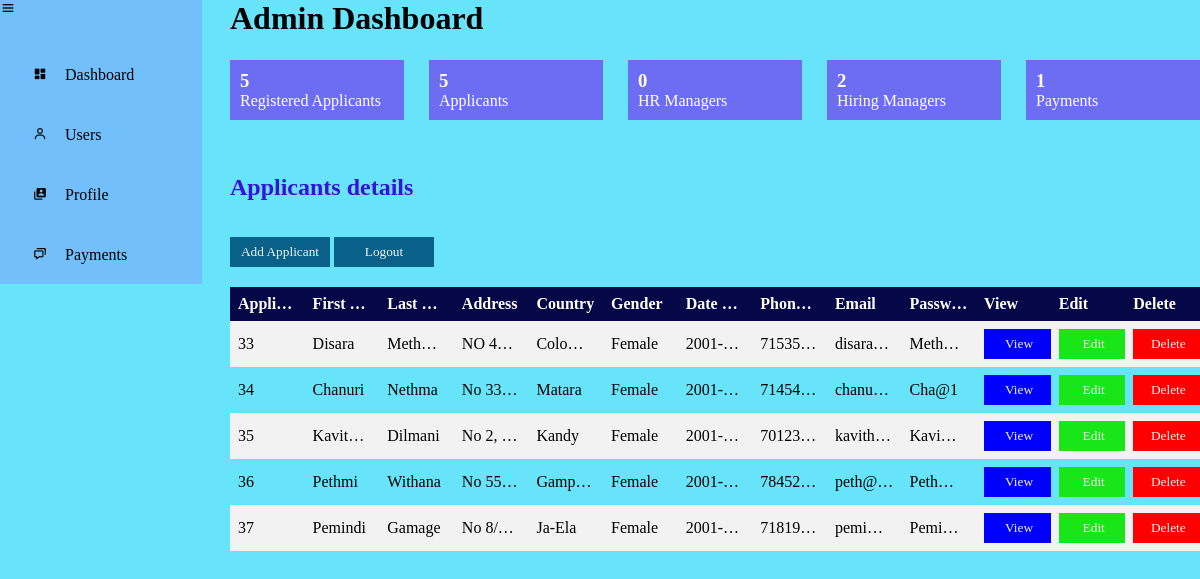
Page /php/admin_page.php on the committed database.
### tables this page shows
CREATE TABLE `applicant` (
  `applicant_id` int(11) NOT NULL,
  `first_name` varchar(20) NOT NULL,
  `last_name` varchar(20) NOT NULL,
  `address` varchar(100) NOT NULL,
  `country` varchar(20) NOT NULL,
  `gender` varchar(10) NOT NULL,
  `dob` date NOT NULL,
  `contact_no` int(10) NOT NULL,
  `email` varchar(50) NOT NULL,
  `password` varchar(10) NOT NULL
);

### php/admin_page.php (the view, shortened to what this page needs)
<?php
include 'config.php';
?>
<!DOCTYPE html>
<head>
        <link rel="stylesheet" href="../css/admin_style.css">
        <link href='https://unpkg.com/boxicons@2.1.4/css/boxicons.min.css' rel='stylesheet'>
</head>
<body>
<div id="admin-menu" >
    <i class='bx bx-menu' id="menu-icon"></i>
        <div class="items">
            <ul>
        <li><i class='bx bxs-dashboard'></i><a href="#" id="dashboard-link">Dashboard</a></li>
            <li><i class='bx bx-user' ></i></i><a href="#">Users</a></li>
            <li><i class='bx bxs-user-account' ></i><a href="admin_profile.html">Profile</a></li>
            <li><i class='bx bx-chat' ></i><a href="admin_payments.php">Payments</a></li>
</ul>
        </div>
<div class="main-content">
<main>
    <header>
  <center>    <h1>Admin Dashboard</h1></center>
    </header>
    <header>
<main>
    <div class="dashboard">
    <div class="box-wrapper">
        <div class="box">
        <?php
    $select_applicants = mysqli_query($conn, "SELECT * FROM `applicant`") or die('Query failed');
    $number_of_applicants = mysqli_num_rows($select_applicants);
?>
<h3><?php echo $number_of_applicants; ?></h3>
<p>Registered Applicants</p>
        </div>
    <div class="box">
    <?php
        $select_applicants = mysqli_query($conn, "SELECT * FROM `applicant`") or die('Query failed');
        $number_of_applicants = mysqli_num_rows($select_applicants);
    ?>
    <h3><?php echo $number_of_applicants; ?></h3>
    <p>Applicants</p>
</div>
<div class="box">
    <?php
        $select_hr_manager = mysqli_query($conn, "SELECT * FROM `employee` WHERE Eposition= 'hr_manager'") or die('query failed');
        $number_of_hr_manager = mysqli_num_rows($select_hr_manager);
    ?>
    <h3><?php echo $number_of_hr_manager; ?></h3>
    <p>HR Managers</p>
</div>
<div class="box">
    <?php
        $select_hiring_manager = mysqli_query($conn, "SELECT * FROM `employee` WHERE Eposition = 'hiring_manager'") or die('query failed');
        $number_of_hiring_manager = mysqli_num_rows($select_hiring_manager);
    ?>
    <h3><?php echo $number_of_hiring_manager; ?></h3>
    <p>Hiring Managers</p>
</div>
<div class="box">
    <?php
        $select_payments = mysqli_query($conn, "SELECT * FROM `payments`") or die('query failed');
        $number_of_payments = mysqli_num_rows($select_payments);
    ?>
    <h3><?php echo $number_of_payments; ?></h3>
    <p>Payments</p>
</div>
</div>
<br><br><br>
<h2>Applicants  details</h2>
<br><br>
<a href="add_applicant.php">
  <input type="button" class="add-button" value="Add Applicant">
</a>
<a href="login.php">
  <input type="button" class="add-button" value="Logout">
</a>
<div id="tbl-wrapper">
  <table id="tbl">
<table id="tbl">
    <tr><th class="col1">Applicant ID</th>
        <th class="col1">First Name</th>
        <th class="col1">Last Name</th>
        <th class="col1">Address</th>
        <th class="col1">Country</th>
        <th class="col1">Gender</th>
        <th class="col1">Date of birth</th>
        <th class="col1">Phone Number</th>
        <th class="col1">Email</th>
        <th class="col1">Password</th>
        <th class="col2">View</th>
        <th class="col3">Edit</th>
        <th class="col4">Delete</th>
</tr>
<?php
$sql="select*from applicant";
$result=$conn->query($sql);
if($result->num_rows>0)
{
  while($row=$result->fetch_assoc())
  {
    echo"<tr>
    <td>".$row["applicant_id"]."</td>
    <td>".$row["first_name"]."</td>
    <td>".$row["last_name"]."</td>
    <td>".$row["address"]."</td>
    <td>".$row["country"]."</td>
    <td>".$row["gender"]."</td>
    <td>".$row["dob"]."</td>
    <td>".$row["contact_no"]."</td>
    <td>".$row["email"]."</td>
    <td>".$row["password"]."</td>";
    echo "<td><a href='viewDetails.php?id=".$row['applicant_id']."'><input class='view-button' type='submit' value='View'></a></td>";
    echo "<td><a href='editDetails.php?id=".$row['applicant_id']."'><input class='edit-button'  type='submit' value='Edit'></a></td>";
    echo "<td><input class='delete-button' onclick = 'delete_data($row[applicant_id])' type='submit' value='Delete'></td>
    </tr>";
}
}
else{
    echo"Empty Rows";
}
echo"</table>";
?>
</div>
</div>
</header>
</main>
</div>

### css/admin_style.css (style rules this page uses)
* { font-family: 'Times New Roman', Times, serif; margin: 0; padding: 0; text-decoration: none; list-style-type: none; box-sizing: none; animation: pageLoadAnimation 1s forwards; }
body { background-color: rgba(101, 228, 250, 0.986); }
header { position: fixed; left: 230px; top: 0; z-index: 100; display: flex; align-items: center; justify-content: space-between; }
.dashboard .box-wrapper { display: grid; grid-template-columns: repeat(5, 3fr); grid-column-gap: 25px; }
.dashboard .box { flex: 0 0 calc(35% - 20px); background-color: rgb(109, 109, 243); color: rgb(255, 255, 255); padding: 10px; }
main { margin-top: 60px; }
#admin-menu { height: 100%; width: 202px; background-color: rgba(133, 131, 252, 0.39); }
h2 { color: rgb(57, 18, 216); }
#admin-menu .items { margin-top: 25px; }
#admin-menu .items li { list-style: none; padding: 15px 0; }
#admin-menu .items li i { color: black; width: 30px; height: 30px; line-height: 30px; text-align: center; font-size: 14px; margin: 0 10px 0 25px; }
#admin-menu li a { text-decoration: none; color: black; font-weight: 600px; }
#tbl-wrapper { overflow-x: auto; margin-top: 20px; width: 100%; }
#tbl { border-collapse: collapse; table-layout: fixed; width: 100%; }
#tbl th, #tbl td { padding: 8px; text-align: left; white-space: nowrap; overflow: hidden; text-overflow: ellipsis; }
#tbl tr:nth-child(even) { background-color: #f2f2f2; }
#tbl th { background-color: #050746; color: white; }
.view-button { background-color: blue; color: #f2f2f2; width: 70px; height: 30px; border: #f2f2f2; }
.edit-button { background-color: rgb(24, 230, 24); color: #f2f2f2; width: 70px; height: 30px; border: #f2f2f2; }
.delete-button { background-color: red; color: #f2f2f2; width: 70px; height: 30px; border: #f2f2f2; }
.add-button { background-color: rgb(9, 97, 138); color: #f2f2f2; width: 100px; height: 30px; border: #f2f2f2; }

### rows in the picture
applicant: applicant_id "33", first_name "Disara", last_name "Meth…", address "NO 4…", country "Colombo", gender "Female", dob "2001-…", contact_no "71535…", email "disara…", password "Meth…"
applicant: applicant_id "34", first_name "Chanuri", last_name "Nethma", address "No 33…", country "Matara", gender "Female", dob "2001-…", contact_no "71454…", email "chanu…", password "Cha@1"
applicant: applicant_id "35", first_name "Kavit…", last_name "Dilmani", address "No 2,…", country "Kandy", gender "Female", dob "2001-…", contact_no "70123…", email "kavith…", password "Kavi…"
applicant: applicant_id "36", first_name "Pethmi", last_name "Withana", address "No 55…", country "Gamp…", gender "Female", dob "2001-…", contact_no "78452…", email "peth@…", password "Peth…"
applicant: applicant_id "37", first_name "Pemindi", last_name "Gamage", address "No 8/…", country "Ja-Ela", gender "Female", dob "2001-…", contact_no "71819…", email "pemi…", password "Pemi…"

### other values in the picture
$number_of_applicants "5"
$number_of_hr_manager "0"
$number_of_hiring_manager "2"
$number_of_payments "1"
